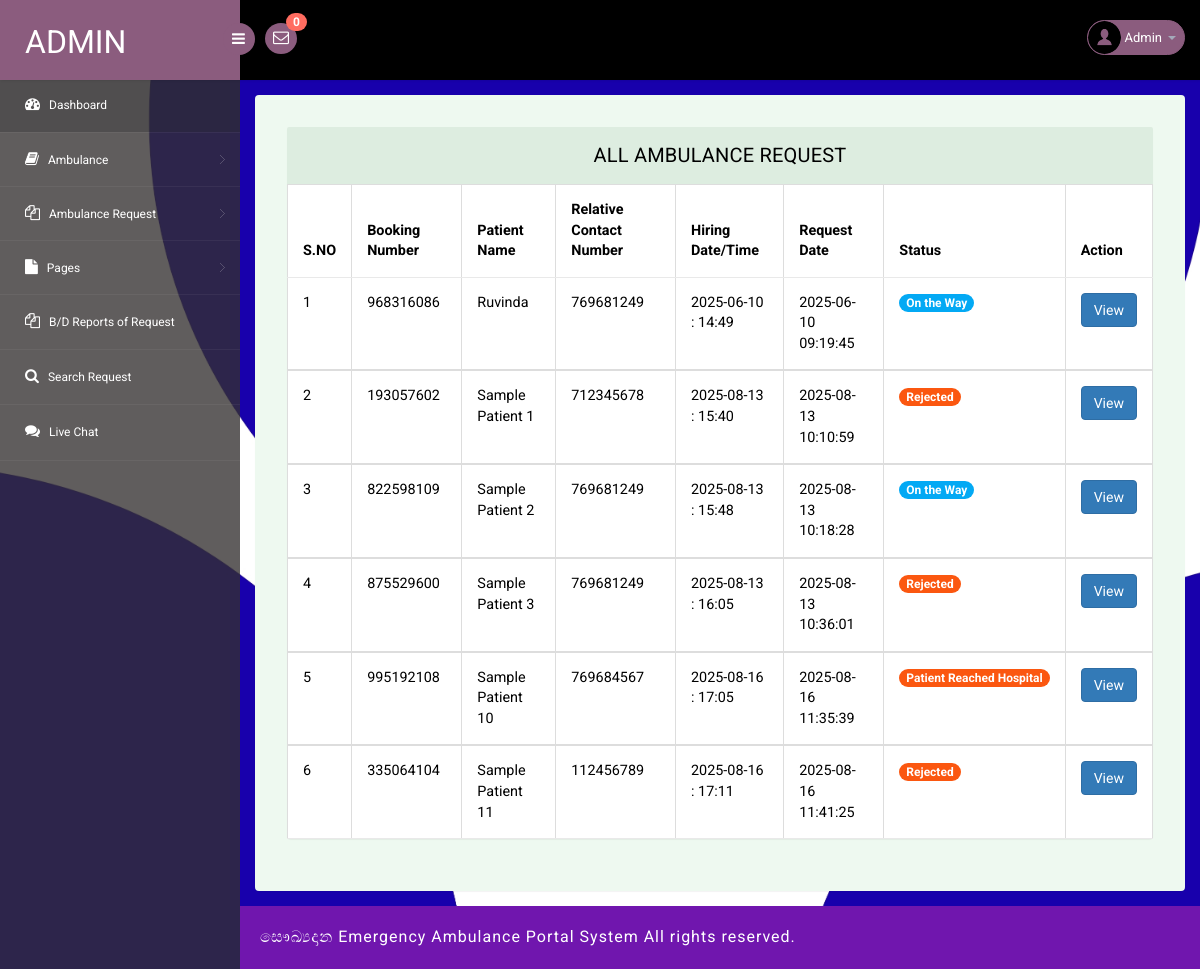
The app's page /admin/all-amublance-request.php (signed in) with its own data.
### tables this page shows
CREATE TABLE `tblambulancehiring` (
  `ID` int(11) NOT NULL,
  `BookingNumber` int(10) DEFAULT NULL,
  `PatientName` varchar(250) DEFAULT NULL,
  `RelativeName` varchar(250) DEFAULT NULL,
  `RelativeConNum` bigint(11) DEFAULT NULL,
  `HiringDate` varchar(250) DEFAULT NULL,
  `HiringTime` varchar(250) DEFAULT NULL,
  `AmbulanceType` int(5) DEFAULT NULL,
  `Address` mediumtext DEFAULT NULL,
  `City` mediumtext DEFAULT NULL,
  `State` mediumtext DEFAULT NULL,
  `Message` longtext DEFAULT NULL,
  `BookingDate` timestamp NULL DEFAULT current_timestamp(),
  `Remark` varchar(250) DEFAULT NULL,
  `Status` varchar(250) DEFAULT NULL,
  `AmbulanceRegNo` varchar(250) DEFAULT NULL,
  `UpdationDate` timestamp NULL DEFAULT NULL ON UPDATE current_timestamp()
);

### admin/all-amublance-request.php (the view, shortened to what this page needs)
<?php
include('includes/dbconnection.php');
if (strlen($_SESSION['eahpaid']==0)) {
  header('location:logout.php');
  } else{
?>
<!DOCTYPE html>
<head>
<link rel="stylesheet" href="css/bootstrap.min.css" >
<link href="css/style.css" rel='stylesheet' type='text/css' />
<link href="css/style-responsive.css" rel="stylesheet"/>
<link rel="stylesheet" href="css/font.css" type="text/css"/>
<link href="css/font-awesome.css" rel="stylesheet">
</head>
<body>
<section id="container">
<?php include_once('includes/header.php');?>
<?php include_once('includes/sidebar.php');?>
<section id="main-content">
	<section class="wrapper">
		<div class="table-agile-info">
 <div class="panel panel-default">
    <div class="panel-heading">
     All Ambulance Request
    </div>
    <div>
      <table class="table table-bordered">
        <thead>
          <tr>
            <th data-breakpoints="xs">S.NO</th>
            <th>Booking Number</th>
            <th>Patient Name</th>
            <th>Relative Contact Number</th>
            <th>Hiring Date/Time</th>
            <th>Request Date</th>
            <th>Status</th>
            <th data-breakpoints="xs">Action</th>
          </tr>
        </thead>
        <?php
$ret=mysqli_query($con,"select * from  tblambulancehiring");
$cnt=1;
$count=mysqli_num_rows($ret);
if($count>0){
while ($row=mysqli_fetch_array($ret)) {
?>
        <tbody>
          <tr data-expanded="true">
            <td><?php echo $cnt;?></td>
              <td><?php  echo $row['BookingNumber'];?></td>
              <td><?php  echo $row['PatientName'];?></td>
                  <td><?php  echo $row['RelativeConNum'];?></td>
                  <td><?php  echo $row['HiringDate'];?> : <?php  echo $row['HiringTime'];?></td>
                  <td><?php  echo $row['BookingDate'];?></td>
                                   <td> <?php   $pstatus=$row['Status'];
                 if($pstatus==""){ ?>
<span class="badge badge-info">New</span>
 <?php } elseif($pstatus=="Assigned"){ ?>
<span } class="badge badge-primary">Assigned</span>
 <?php } elseif($pstatus=="On the way"){ ?>
<span class="badge badge-primary">On the Way</span>
 <?php } elseif($pstatus=="Pickup"){ ?>
<span class="badge badge-success">Patient Pick</span>
 <?php } elseif($pstatus=="Reached"){ ?>
<span class="badge badge-success">Patient Reached Hospital</span>
 <?php } elseif($pstatus=="Rejected"){ ?>
<span class="badge badge-success">Rejected</span>
<?php } ?>
</td>
                  <td><a href="booking-details.php?id=<?php echo $row['ID'];?>&&bookingnum=<?php echo $row['BookingNumber'];?>" class="btn btn-primary">View</a></td>
                </tr>
                <?php
$cnt=$cnt+1;
} } else {?>
<tr>
  <th colspan="8" style="color:red">No Record Found</th>
</tr>
<?php } ?>
 </tbody>
            </table>
    </div>
  </div>
</div>
</section>
		 <?php include_once('includes/footer.php');?>
</section>
</section>
</body>
</html>
<?php }  ?>

### admin/includes/header.php (shortened to what this page needs)
<?php
include('includes/dbconnection.php');
?>
<header class="header fixed-top clearfix">
<div class="brand">
    <a href="dashboard.php" class="logo">
        Admin
    </a>
    <div class="sidebar-toggle-box">
        <div class="fa fa-bars"></div>
    </div>
</div>
<div class="nav notify-row" id="top_menu">
    <ul class="nav top-menu">
<?php
$ret1=mysqli_query($con,"select * from tblambulancehiring
 where   (tblambulancehiring.Status is null || tblambulancehiring.Status='')");
$num=mysqli_num_rows($ret1);
?>
        <li id="header_inbox_bar" class="dropdown">
            <a data-toggle="dropdown" class="dropdown-toggle" href="#">
                <i class="fa fa-envelope-o"></i>
                <span class="badge bg-important"><?php echo $num;?></span>
            </a>
        </li>
    </ul>
</div>
<div class="top-nav clearfix">
    <ul class="nav pull-right top-menu">
        <li class="dropdown">
            <a data-toggle="dropdown" class="dropdown-toggle" href="#">
                <?php
$adid=$_SESSION['eahpaid'];
$ret=mysqli_query($con,"select AdminName from tbladmin where ID='$adid'");
$row=mysqli_fetch_array($ret);
$name=$row['AdminName'];
?>
                <img alt="" src="images/2.png">
                <span class="username"><?php echo $name; ?></span>
                <b class="caret"></b>
            </a>
        </li>
    </ul>
</div>
</header>

### admin/css/style.css (style rules this page uses)
ul, ol { margin: 0; }
html, body { font-family: 'Roboto', sans-serif; font-size: 100%; overflow-x: hidden; background: url(../images/bggg.jpg) no-repeat 0px 0px; background-size:cover; }
body a { transition: 0.5s all ease; -webkit-transition: 0.5s all ease; -moz-transition: 0.5s all ease; -o-transition: 0.5s all ease; -ms-transition: 0.5s all ease; text-decoration:none; }
ul,label { margin:0; padding:0; }
#main-content { margin-left:240px; -webkit-transition:all .3s ease-in-out; -moz-transition:all .3s ease-in-out; -o-transition:all .3s ease-in-out; transition:all .3s ease-in-out; }
.header { left:0; right:0; z-index:1002; background:#000; -webkit-transition:all .3s ease-in-out; -moz-transition:all .3s ease-in-out; -o-transition:all .3s ease-in-out; transition:all .3s ease-in-out; }
.fixed-top { position:fixed; box-shadow:1px 0 3px rgba(0,0,0,.15); }
.wrapper { display:inline-block; margin-top:80px; padding:15px; width:100%; }
.brand { background:#8b5c7e; float:left; width:240px; height:80px; position:relative; }
a.logo { font-size:32px; color:#fff; float:left; margin:20px 0 0 25px; text-transform:uppercase; }
#top_menu .nav>li,ul.top-menu>li { float:left; }
.notify-row { float:left; margin-top:23px; margin-left:25px; }
ul.top-menu { margin-right:15px; margin-top: 0; }
ul.top-menu > li > a { color: #fff; font-size: 16px; background: #8b5c7e; padding: 4px 8px; margin-right: 15px; border-radius: 50%; -webkit-border-radius: 50%; padding-right: 8px !important; }
.notify-row .badge { position:absolute; right:-10px; top:-10px; z-index:100; }
.top-nav { margin-top:20px; }
.top-nav img { border-radius:50%; -webkit-border-radius:50%; width:33px; }
.top-nav .username { font-size:13px; color:#fff; }
.top-nav ul.top-menu>li>a { border-radius: 100px; -webkit-border-radius: 100px; padding: 0px; background: none; margin-right: 0; border: 1px solid #8b5c7e; background: #8b5c7e; }
.top-nav ul.top-menu>li { margin-left:10px; }
.top-nav .nav .caret { border-bottom-color:#A4AABA; border-top-color:#A4AABA; }
.sidebar-toggle-box { float:left; margin-top:23px; margin-left:-15px; background:#8b5c7e; border-radius:50%; -webkit-border-radius:50%; width:32px; height:32px; position:absolute; right:-15px; }
.sidebar-toggle-box .fa-bars { cursor:pointer; display:inline-block; font-size:15px; padding:8px 8px 8px 9px; color:#fff; }
.panel-heading { position: relative; height: 57px; line-height: 57px; letter-spacing: 0.2px; color: #000; font-size: 18px; font-weight: 400; padding: 0 16px; background:#ddede0; border-top-right-radius: 2px; border-top-left-radius: 2px; text-transform: uppercase; text-align: center; }
.panel { border: none ! important; }
.table>thead>tr>th { border-bottom: 1px solid #e1ab91 ! important; }
.table>tbody>tr>td, .table>tbody>tr>th, .table>tfoot>tr>td, .table>tfoot>tr>th, .table>thead>tr>td, .table>thead>tr>th { border-bottom: 1px solid #e9e9e9 ! important; }
.table > thead > tr > th, .table > tbody > tr > th, .table > tfoot > tr > th, .table > thead > tr > td, .table > tbody > tr > td, .table > tfoot > tr > td { border-top: none !important; }
.badge-primary { background-color: #03a9f4; }
.badge-success { background-color: #fb5710; }
.table td, .table>tbody>tr>td, .table>tbody>tr>th, .table>tfoot>tr>td, .table>tfoot>tr>th, .table>thead>tr>td, .table>thead>tr>th { padding: 15px!important; }
.table > thead > tr > th, .table > tbody > tr > th, .table > tfoot > tr > th, .table > thead > tr > td, .table > tbody > tr > td, .table > tfoot > tr > td { font-size: 0.9em; color: #000; border-top: none !important; }
.table-agile-info { background: #eef9f0; padding: 2em; border-radius: 4px; -webkit-box-shadow: 0 1px 1px rgba(0,0,0,.05); box-shadow: 0 1px 1px rgba(0,0,0,.05); }
.panel-default>.panel-heading { color: #000000 ! important; background-color: #ddede0 ! important; border-color: #ddede0 ! important; font-size: 20px; }
.badge.bg-important { background: #ff6c60; }

### records on screen
tblambulancehiring: BookingNumber "968316086", PatientName "Ruvinda", RelativeConNum "769681249", HiringDate "2025-06-10", HiringTime "14:49", BookingDate "2025-06-10 09:19:45", Status "On the Way"
tblambulancehiring: BookingNumber "193057602", PatientName "Sample Patient 1", RelativeConNum "712345678", HiringDate "2025-08-13", HiringTime "15:40", BookingDate "2025-08-13 10:10:59", Status "Rejected"
tblambulancehiring: BookingNumber "822598109", PatientName "Sample Patient 2", RelativeConNum "769681249", HiringDate "2025-08-13", HiringTime "15:48", BookingDate "2025-08-13 10:18:28", Status "On the Way"
tblambulancehiring: BookingNumber "875529600", PatientName "Sample Patient 3", RelativeConNum "769681249", HiringDate "2025-08-13", HiringTime "16:05", BookingDate "2025-08-13 10:36:01", Status "Rejected"
tblambulancehiring: BookingNumber "995192108", PatientName "Sample Patient 10", RelativeConNum "769684567", HiringDate "2025-08-16", HiringTime "17:05", BookingDate "2025-08-16 11:35:39", Status "Patient Reached Hospital"
tblambulancehiring: BookingNumber "335064104", PatientName "Sample Patient 11", RelativeConNum "112456789", HiringDate "2025-08-16", HiringTime "17:11", BookingDate "2025-08-16 11:41:25", Status "Rejected"

### other values on screen
$num "0"
$name "Admin"
